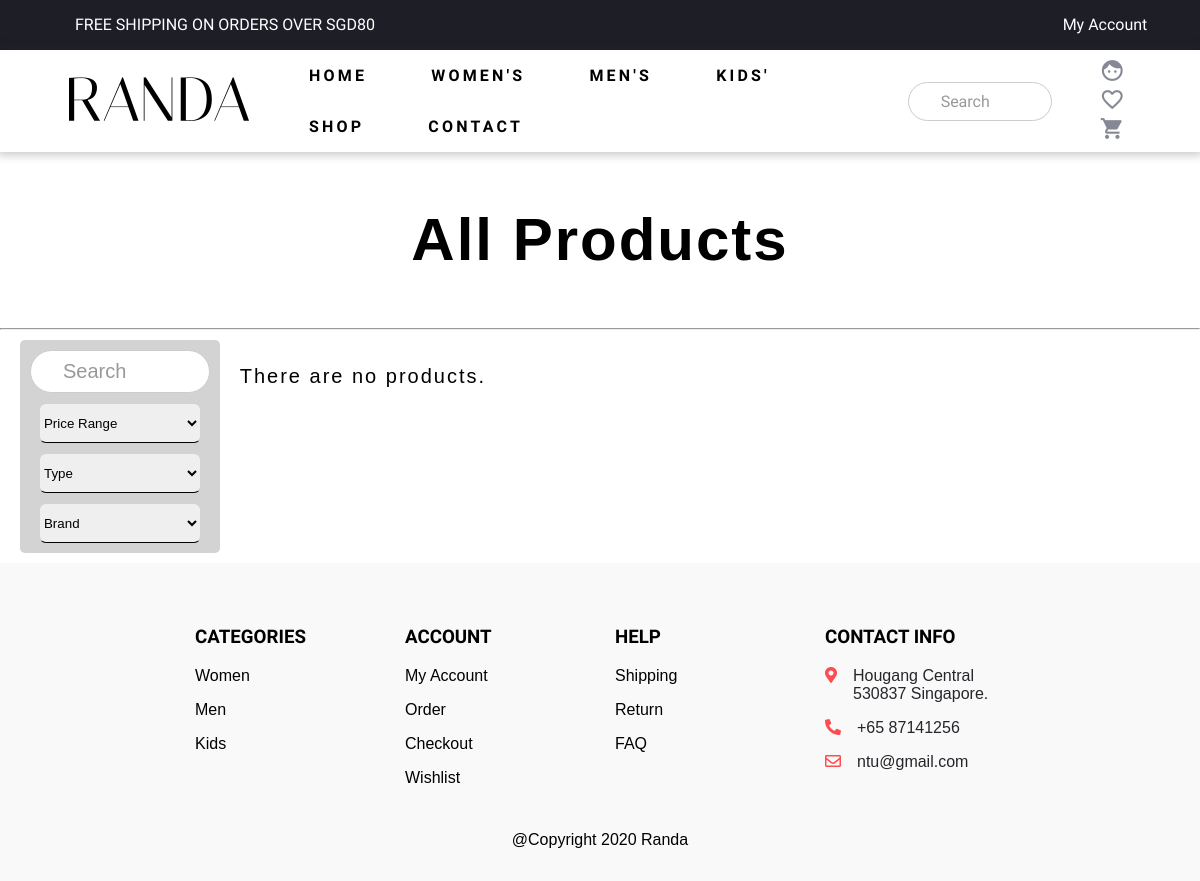
Before: /products.php with the older database file.
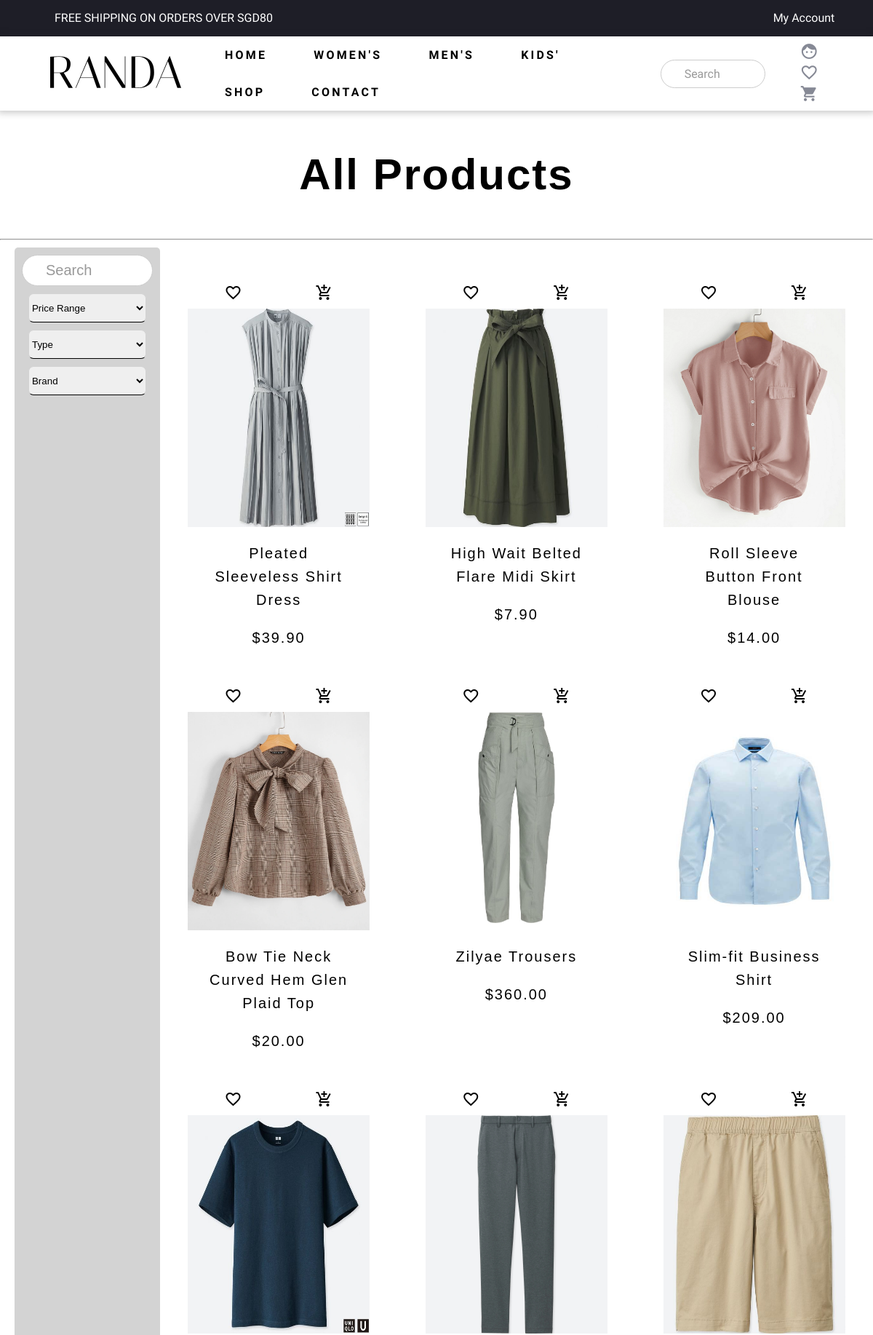
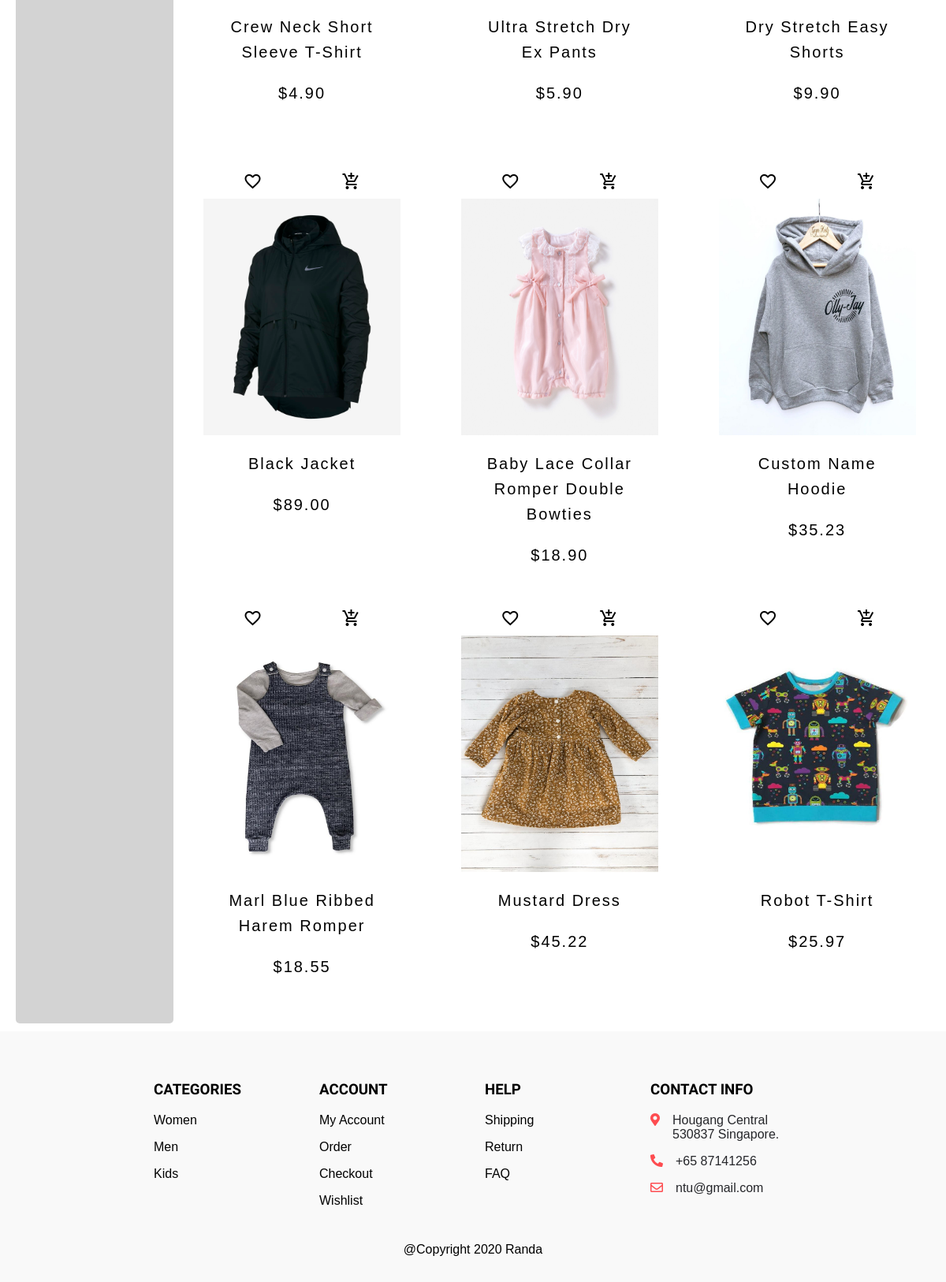
After: the same page with the newer database file (2 pictures, top to bottom).
### tables this page shows
CREATE TABLE IF NOT EXISTS `product_randa` (
  `product_id` int(11) NOT NULL AUTO_INCREMENT,
  `product_name` varchar(50) NOT NULL,
  `product_img` varchar(50) NOT NULL,
  `product_desc` varchar(255) NOT NULL,
  `product_price` float NOT NULL,
  `product_brand` varchar(50) NOT NULL,
  `product_category` enum('women','men','kids') NOT NULL,
  PRIMARY KEY (`product_id`)
);

### products.php (the view, shortened to what the changed rows need)
<!DOCTYPE html>
<html lang="en" dir="ltr">
<head>
  <link rel="stylesheet" href="css/general.css">
  <link rel="stylesheet" href="css/utility.css">
  <link rel="stylesheet" href="css/carousel.css">
  <link rel="stylesheet" href="css/products.css">
  <link rel="stylesheet" href="https://cdnjs.cloudflare.com/ajax/libs/font-awesome/5.15.1/css/all.min.css">
</head>
<body>
    <?php
      if( isset($_GET['category']) && isset($_POST['searchbox']) ){
        $category = $_GET['category'];
        $search = $_POST['searchbox'];
        $sql = "SELECT * FROM product_randa WHERE product_category = '$category' AND product_name LIKE '%$search%'";
        $title = "$category '$search'";
        $msg = "There are no products that match '$search' in $category's category.";
      }
      else if( isset($_GET['category']) ){
        $category = $_GET['category'];
        $sql = "SELECT * FROM product_randa WHERE product_category = '$category'";
        $title = $category;
        $msg = "There are no products in $category's category.";
      }
      else if( isset($_POST['searchbox']) && $_POST['searchbox'] != null ){
        $search = $_POST['searchbox'];
        $sql = "SELECT * FROM product_randa WHERE product_name LIKE '%$search%'";
        $title = "Search '$search'";
        $msg = "There are no products that match '$search'.";
      }
      else if( isset($_GET['min']) && isset($_GET['max']) ){
        $min = $_GET['min'];
        $max = $_GET['max'];
        $sql = "SELECT * FROM product_randa WHERE product_price BETWEEN $min AND $max ORDER BY product_price ASC";
        $title = "Filter By Price";
        $msg = "There are no products that are within the range of '$min' and '$max'.";
      }
      else if( isset($_GET['type']) ){
        $type = $_GET['type'];
        $sql = "SELECT * FROM product_randa WHERE product_type LIKE '$type' ORDER BY product_name ASC";
        $title = "Filter By Type";
        $msg = "There are no products that are of type '$type'.";
      }
      else if( isset($_GET['brand']) ){
        $brand = $_GET['brand'];
        $sql = "SELECT * FROM product_randa WHERE product_brand LIKE '$brand' ORDER BY product_name ASC";
        $title = "Filter By Brand";
        $msg = "There are no products that are of '$brand' brand.";
      }
      else{
        $sql = "SELECT * FROM product_randa";
        $title = "All Products";
        $msg = "There are no products.";
      }
    ?>
    <?php
      $conn = mysqli_connect("localhost", "f32ee", "f32ee", "f32ee");
    ?>
    <div id="products">
      <h1><?php echo ucfirst($title); ?></h1>
      <div class="flex">
        <section id="categories">
          <div>
            <?php
              $runsql = mysqli_query($conn, $sql);
              if( !mysqli_num_rows($runsql) > 0 ){
                echo "<p style='margin-left:20px'>" . $msg . "</p>";
              }
              $closeddiv = false;
              $count = 0;
              while ($product = mysqli_fetch_assoc($runsql)) {
                $count++;
                if( $count % 3 == 1 ){
                  echo "<div class='flex text-mid productrow'>";
                  $closeddiv = false;
                }
            ?>
                <div class="frame zoom">
                    <?php
                      if(checkFavourite($conn, $product['product_id'], $id)){
                        $favBtn = "block";
                        $unfavBtn = "none";
                      }
                      else{
                        $unfavBtn = "block";
                      }
                      if(checkCart($conn, $product['product_id'], $id)){
                        $removCartBtn = "block";
                        $addCartBtn = "none";
                      }
                      else{
                        $addCartBtn = "block";
                      }
                    ?>
                  <div class="flex">
                    <span class='material-icons' id='unfavBtn<?php echo $product['product_id']; ?>' style="display:<?php echo $unfavBtn; ?>;"><a onclick="favouriteProduct(<?php echo $product['product_id'] .','. $id; ?>)" title='favourite'>favorite_border</a></span>
                    <span class='material-icons' id='addCartBtn<?php echo $product['product_id']; ?>' style="display:<?php echo $addCartBtn; ?>;"><a onclick="addProduct(<?php echo $product['product_id'] .','. $id; ?>)" title='add to cart'>add_shopping_cart</a></span>
                  </div>
                  <img src="image/<?php echo $product['product_img']; ?>" alt="<?php echo $product['product_name']; ?>">
                  <div id="info">
                    <p><?php echo $product['product_name']; ?></p>
                    <p>$<?php echo number_format((float)$product['product_price'], 2); ?></p>
                  </div>
                </div>
            <?php
                if( $count % 3 == 0 ){
                  echo "</div>" . $closeddiv;
                  $closeddiv = true;
                }
            ?>
            <?php
              }
              if(!$closeddiv){
                echo "</div>";
              }
              function checkFavourite($conn, $productid, $userid ){
                $fav = false;
                return $fav;
              }
              function checkCart($conn, $productid, $userid){
                return $cart;
              }
          ?>
            </div>
        </section>
      </div>
    </div>
</body>
</html>

Changed rows visible on the page:
added product_randa: product_img (picture), product_name "Pleated Sleeveless Shirt Dress", product_price "39.90"
added product_randa: product_img (picture), product_name "High Wait Belted Flare Midi Skirt", product_price "7.90"
added product_randa: product_img (picture), product_name "Roll Sleeve Button Front Blouse", product_price "14.00"
added product_randa: product_img (picture), product_name "Bow Tie Neck Curved Hem Glen Plaid Top", product_price "20.00"
added product_randa: product_img (picture), product_name "Zilyae Trousers", product_price "360.00"
added product_randa: product_img (picture), product_name "Slim-fit Business Shirt", product_price "209.00"
added product_randa: product_img (picture), product_name "Crew Neck Short Sleeve T-Shirt", product_price "4.90"
added product_randa: product_img (picture), product_name "Ultra Stretch Dry Ex Pants", product_price "5.90"
added product_randa: product_img (picture), product_name "Dry Stretch Easy Shorts", product_price "9.90"
added product_randa: product_img (picture), product_name "Black Jacket", product_price "89.00"
added product_randa: product_img (picture), product_name "Baby Lace Collar Romper Double Bowties", product_price "18.90"
added product_randa: product_img (picture), product_name "Custom Name Hoodie", product_price "35.23"
added product_randa: product_img (picture), product_name "Marl Blue Ribbed Harem Romper", product_price "18.55"
added product_randa: product_img (picture), product_name "Mustard Dress", product_price "45.22"
added product_randa: product_img (picture), product_name "Robot T-Shirt", product_price "25.97"
Other visible differences:
$msg: "There are no products." → (not shown)
